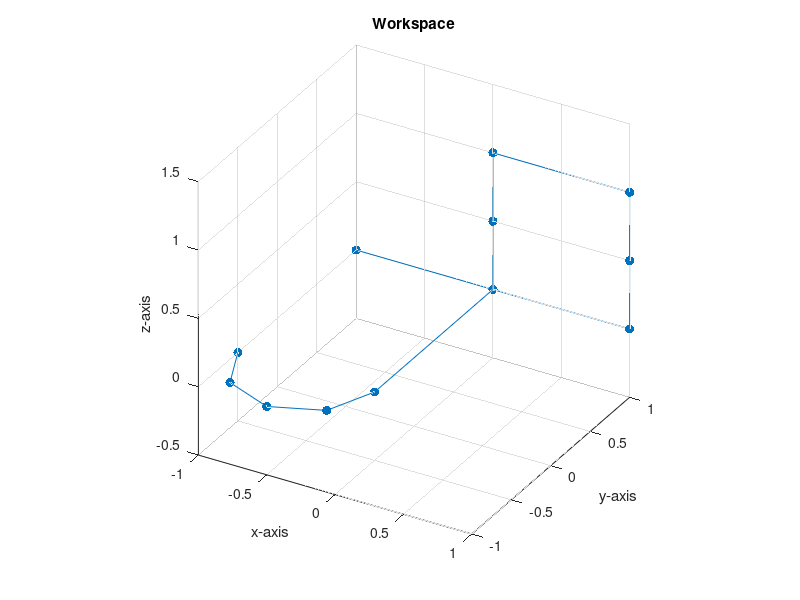

Source code (MATLAB):
%% ME 557: Project, Define Letter J Points.

%Clear Everything
clear
close all
clc

%% Define the Letter Points.
%Define the points componentwise.
xs = [-1 1 1 1 0 0 0 0 0 -0.14645 -0.5 -0.85355 -1];
ys = [1 1 1 1 1 1 1 -0.5 -0.5 -0.85355 -1 -0.85355 -0.5];
zs = [0 0 0.5 1 1 0.5 0 0 0 0 0 0 0];

%Store the points in a matrix.
Lpts = [xs; ys; zs];

%% Plot the Letter Points.

%Plot the Letter Points.
figure, hold on, grid on
plot3(Lpts(1, :), Lpts(2, :), Lpts(3, :), '.-', 'Markersize', 20)
title('Workspace')
xlabel('x-axis'), ylabel('y-axis'), zlabel('z-axis')
view(30, 30), rotate3d on,
axis equal

%% Write out the Data Points.

%Write out the letter data points.
dlmwrite('C:\Users\USER\Documents\Coursework\MSME\Year1\Winter2018\ME557_IntroToRobotics\Project\LetterPoints\LetterPts_J.txt', Lpts)
